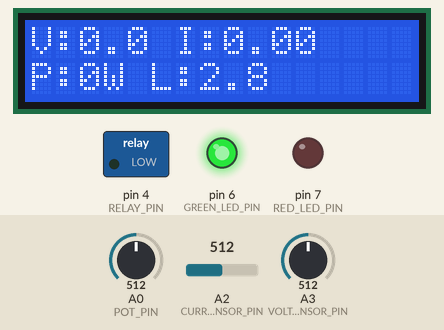
This sketch was run on a simulated Arduino Mega 2560, built with avr-gcc and run on an emulated ATmega2560. On the bench: 16×2 character LCD, switched loads named in the sketch (green lamp = pin HIGH), output pins drawn as LEDs (lit = HIGH). Inputs (shaded band) come from the test bench; at power-on: A2 (CURRENT_SENSOR_PIN) = 512, A0 (POT_PIN) = 512, A3 (VOLTAGE_SENSOR_PIN) = 512. What the sketch prints to the serial monitor is not drawn.

Above: at 3.2 s.
3.3 s: A2 (CURRENT_SENSOR_PIN) set to 0
At 4.3 s:
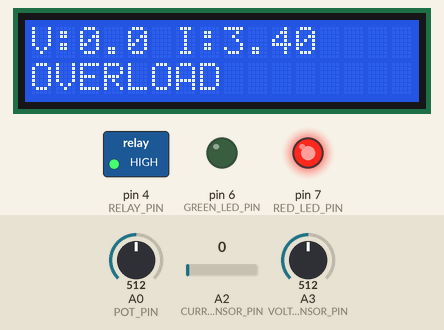
6.0 s: A0 (POT_PIN) set to 716
At 7.7 s:
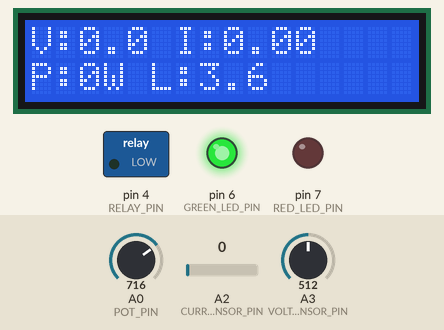
8.0 s: A0 (POT_PIN) set to 900
At 10.6 s:
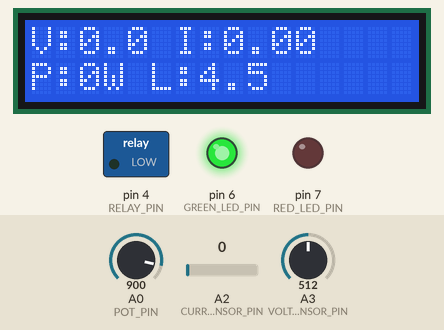
10.9 s: A0 (POT_PIN) set to 1023
At 12.4 s:
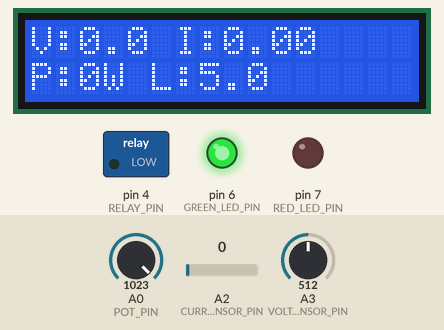
Timing chart, 0 to 13.9 s (numbered marks = the images above; inputs shaded):
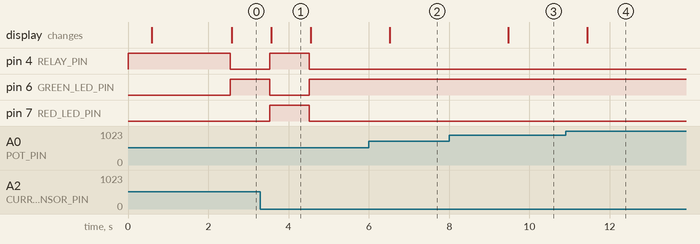

Measured:
- after the input at 3.3 s, pin 4 (RELAY_PIN), pin 7 (RED_LED_PIN): LOW → HIGH after 0.23 s, → LOW 0.98 s later; pin 6 (GREEN_LED_PIN): HIGH → LOW after 0.23 s, → HIGH 0.98 s later; the display: changes after 0.26 s (image 1)
- after the input at 6.0 s, the display: changes after 0.52 s (image 2)
- after the input at 8.0 s, the display: changes after 1.5 s (image 3)
- after the input at 10.9 s, the display: changes after 0.54 s (image 4)
- what the display in image 1 shows lasts 0.9 s, from 3.6 s to 4.5 s

The sketch:

voinex.ino
```cpp
#include <Wire.h>
#include <LiquidCrystal_I2C.h>
#include <Adafruit_ADS1X15.h>
#include <math.h>

// ---------------- Pin assignments ----------------
const uint8_t CURRENT_SENSOR_PIN = A2;
const uint8_t VOLTAGE_SENSOR_PIN = A3;
const uint8_t POT_PIN            = A0;

const uint8_t RELAY_PIN      = 4;
const uint8_t GREEN_LED_PIN  = 6;
const uint8_t RED_LED_PIN    = 7;

// ---------------- LCD and ADS1115 ----------------
LiquidCrystal_I2C lcd(0x27, 16, 2);
Adafruit_ADS1115 ads;

// ---------------- Calibration settings ----------------
// Arduino Mega ADC: 10-bit, 0 to 5 V
const float ADC_REFERENCE_VOLTAGE = 5.0;
const float ADC_COUNTS = 1023.0;

// ACS712 5 A version sensitivity:
// 185 mV/A = 0.185 V/A
const float ACS712_SENSITIVITY = 0.185;

// Adjust this after testing with a known current.
const float CURRENT_CALIBRATION = 1.00;

// ZMPT101B scale factor.
// This value must be calibrated using a known AC mains voltage.
const float ZMPT_CALIBRATION = 100.0;

// Protection threshold
const float DEFAULT_CURRENT_LIMIT = 2.00;

// Set this to false if your relay turns ON with HIGH.
const bool RELAY_ACTIVE_LOW = true;

// ---------------- Measurement settings ----------------
const uint16_t SAMPLE_COUNT = 300;
const uint16_t SAMPLE_DELAY_US = 250;

// ---------------- Global values ----------------
float currentAmps = 0.0;
float voltageRMS = 0.0;
float powerWatts = 0.0;
float currentLimit = DEFAULT_CURRENT_LIMIT;

bool overload = false;

// -----------------------------------------------------
// Relay control
// -----------------------------------------------------
void setRelay(bool turnOn) {
  if (RELAY_ACTIVE_LOW) {
    digitalWrite(RELAY_PIN, turnOn ? LOW : HIGH);
  } else {
    digitalWrite(RELAY_PIN, turnOn ? HIGH : LOW);
  }
}

// -----------------------------------------------------
// Read ACS712 RMS current
// -----------------------------------------------------
float readCurrentRMS() {
  float offset = 0.0;

  // First determine the ACS712 zero-current midpoint.
  for (uint16_t i = 0; i < SAMPLE_COUNT; i++) {
    offset += analogRead(CURRENT_SENSOR_PIN);
    delayMicroseconds(SAMPLE_DELAY_US);
  }

  offset /= SAMPLE_COUNT;

  float sumSquares = 0.0;

  for (uint16_t i = 0; i < SAMPLE_COUNT; i++) {
    float sample = analogRead(CURRENT_SENSOR_PIN);
    float deviation = sample - offset;

    sumSquares += deviation * deviation;
    delayMicroseconds(SAMPLE_DELAY_US);
  }

  float rmsCounts = sqrt(sumSquares / SAMPLE_COUNT);
  float rmsVoltage = rmsCounts * ADC_REFERENCE_VOLTAGE / ADC_COUNTS;

  float measuredCurrent =
    (rmsVoltage / ACS712_SENSITIVITY) * CURRENT_CALIBRATION;

  // Remove very small noise readings.
  if (measuredCurrent < 0.05) {
    measuredCurrent = 0.0;
  }

  return measuredCurrent;
}

// -----------------------------------------------------
// Read ZMPT101B RMS voltage
// -----------------------------------------------------
float readVoltageRMS() {
  float offset = 0.0;

  // Determine the ZMPT101B output midpoint.
  for (uint16_t i = 0; i < SAMPLE_COUNT; i++) {
    offset += analogRead(VOLTAGE_SENSOR_PIN);
    delayMicroseconds(SAMPLE_DELAY_US);
  }

  offset /= SAMPLE_COUNT;

  float sumSquares = 0.0;

  for (uint16_t i = 0; i < SAMPLE_COUNT; i++) {
    float sample = analogRead(VOLTAGE_SENSOR_PIN);
    float deviation = sample - offset;

    sumSquares += deviation * deviation;
    delayMicroseconds(SAMPLE_DELAY_US);
  }

  float rmsCounts = sqrt(sumSquares / SAMPLE_COUNT);
  float rmsVoltageAtArduino =
    rmsCounts * ADC_REFERENCE_VOLTAGE / ADC_COUNTS;

  float measuredVoltage = rmsVoltageAtArduino * ZMPT_CALIBRATION;

  if (measuredVoltage < 1.0) {
    measuredVoltage = 0.0;
  }

  return measuredVoltage;
}

// -----------------------------------------------------
// Read potentiometer current limit
// -----------------------------------------------------
float readCurrentLimit() {
  int potValue = analogRead(POT_PIN);

  // Potentiometer sets limit from 0.5 A to 5.0 A.
  float limit = 0.5 + (potValue / ADC_COUNTS) * 4.5;

  return limit;
}

// -----------------------------------------------------
// Update LCD
// -----------------------------------------------------
void updateLCD() {
  lcd.clear();

  lcd.setCursor(0, 0);
  lcd.print("V:");
  lcd.print(voltageRMS, 1);
  lcd.print(" I:");
  lcd.print(currentAmps, 2);

  lcd.setCursor(0, 1);

  if (overload) {
    lcd.print("OVERLOAD");
  } else {
    lcd.print("P:");
    lcd.print(powerWatts, 0);
    lcd.print("W L:");
    lcd.print(currentLimit, 1);
  }
}

// -----------------------------------------------------
// Setup
// -----------------------------------------------------
void setup() {
  pinMode(CURRENT_SENSOR_PIN, INPUT);
  pinMode(VOLTAGE_SENSOR_PIN, INPUT);
  pinMode(POT_PIN, INPUT);

  pinMode(RELAY_PIN, OUTPUT);
  pinMode(GREEN_LED_PIN, OUTPUT);
  pinMode(RED_LED_PIN, OUTPUT);

  setRelay(false);

  digitalWrite(GREEN_LED_PIN, LOW);
  digitalWrite(RED_LED_PIN, LOW);

  Serial.begin(115200);
  delay(500);

  Wire.begin();

  lcd.init();
  lcd.backlight();
  lcd.clear();
  lcd.setCursor(0, 0);
  lcd.print("Energy Monitor");
  lcd.setCursor(0, 1);
  lcd.print("Starting...");

  bool adsAvailable = ads.begin(0x48);

  Serial.print("ADS1115 Status: ");
  Serial.println(adsAvailable ? "CONNECTED" : "NOT DETECTED");

  Serial.println("System: Energy monitor started");
  Serial.println("Note: ACS712 and ZMPT101B are read through Mega analog pins");

  delay(1500);
}

// -----------------------------------------------------
// Main loop
// -----------------------------------------------------
void loop() {
  currentLimit = readCurrentLimit();

  currentAmps = readCurrentRMS();
  voltageRMS = readVoltageRMS();

  powerWatts = voltageRMS * currentAmps;

  overload = currentAmps > currentLimit;

  if (overload) {
    setRelay(false);

    digitalWrite(RED_LED_PIN, HIGH);
    digitalWrite(GREEN_LED_PIN, LOW);
  } else {
    setRelay(true);

    digitalWrite(RED_LED_PIN, LOW);
    digitalWrite(GREEN_LED_PIN, HIGH);
  }

  updateLCD();

  // Each reading uses one complete line for serial-monitor parsing.
  Serial.print("Voltage RMS: ");
  Serial.println(voltageRMS, 2);

  Serial.print("Current RMS: ");
  Serial.println(currentAmps, 3);

  Serial.print("Power: ");
  Serial.println(powerWatts, 2);

  Serial.print("Current Limit: ");
  Serial.println(currentLimit, 2);

  Serial.print("Relay Status: ");
  Serial.println(overload ? "OFF - OVERLOAD" : "ON - NORMAL");

  Serial.print("System Status: ");
  Serial.println(overload ? "FAULT" : "NORMAL");

  Serial.println();

  delay(500);
}
```
